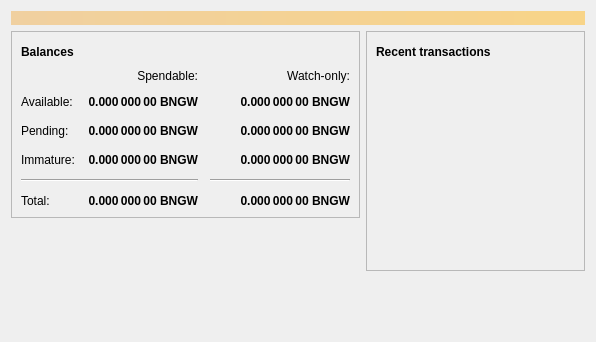
<?xml version="1.0" encoding="UTF-8"?>
<ui version="4.0">
 <class>OverviewPage</class>
 <widget class="QWidget" name="OverviewPage">
  <property name="geometry">
   <rect>
    <x>0</x>
    <y>0</y>
    <width>596</width>
    <height>342</height>
   </rect>
  </property>
  <property name="windowTitle">
   <string>Form</string>
  </property>
  <layout class="QVBoxLayout" name="topLayout">
   <item>
    <widget class="QLabel" name="labelAlerts">
     <property name="visible">
      <bool>false</bool>
     </property>
     <property name="styleSheet">
      <string notr="true">QLabel { background-color: qlineargradient(x1: 0, y1: 0, x2: 1, y2: 0, stop:0 #F0D0A0, stop:1 #F8D488); color:#000000; }</string>
     </property>
     <property name="wordWrap">
      <bool>true</bool>
     </property>
     <property name="margin">
      <number>3</number>
     </property>
     <property name="textInteractionFlags">
      <set>Qt::TextSelectableByMouse</set>
     </property>
    </widget>
   </item>
   <item>
    <layout class="QHBoxLayout" name="horizontalLayout" stretch="1,1">
     <item>
      <layout class="QVBoxLayout" name="verticalLayout_2">
       <item>
        <widget class="QFrame" name="frame">
         <property name="frameShape">
          <enum>QFrame::StyledPanel</enum>
         </property>
         <property name="frameShadow">
          <enum>QFrame::Raised</enum>
         </property>
         <layout class="QVBoxLayout" name="verticalLayout_4">
          <item>
           <layout class="QHBoxLayout" name="horizontalLayout_4">
            <item>
             <widget class="QLabel" name="label_5">
              <property name="font">
               <font>
                <weight>75</weight>
                <bold>true</bold>
               </font>
              </property>
              <property name="text">
               <string>Balances</string>
              </property>
             </widget>
            </item>
            <item>
             <widget class="QPushButton" name="labelWalletStatus">
              <property name="enabled">
               <bool>true</bool>
              </property>
              <property name="maximumSize">
               <size>
                <width>30</width>
                <height>16777215</height>
               </size>
              </property>
              <property name="toolTip">
               <string>The displayed information may be out of date. Your wallet automatically synchronizes with the BongWater network after a connection is established, but this process has not completed yet.</string>
              </property>
              <property name="text">
               <string/>
              </property>
              <property name="icon">
               <iconset resource="../bitcoin.qrc">
                <normaloff>:/icons/warning</normaloff>
                <disabledoff>:/icons/warning</disabledoff>:/icons/warning</iconset>
              </property>
              <property name="iconSize">
               <size>
                <width>24</width>
                <height>24</height>
               </size>
              </property>
              <property name="flat">
               <bool>true</bool>
              </property>
             </widget>
            </item>
            <item>
             <spacer name="horizontalSpacer_3">
              <property name="orientation">
               <enum>Qt::Horizontal</enum>
              </property>
              <property name="sizeHint" stdset="0">
               <size>
                <width>40</width>
                <height>20</height>
               </size>
              </property>
             </spacer>
            </item>
           </layout>
          </item>
          <item>
           <layout class="QGridLayout" name="gridLayout">
            <property name="spacing">
             <number>12</number>
            </property>
            <item row="2" column="2">
             <widget class="QLabel" name="labelWatchPending">
              <property name="font">
               <font>
                <weight>75</weight>
                <bold>true</bold>
               </font>
              </property>
              <property name="cursor">
               <cursorShape>IBeamCursor</cursorShape>
              </property>
              <property name="toolTip">
               <string>Unconfirmed transactions to watch-only addresses</string>
              </property>
              <property name="text">
               <string notr="true">0.000 000 00 BNGW</string>
              </property>
              <property name="alignment">
               <set>Qt::AlignRight|Qt::AlignTrailing|Qt::AlignVCenter</set>
              </property>
              <property name="textInteractionFlags">
               <set>Qt::LinksAccessibleByMouse|Qt::TextSelectableByKeyboard|Qt::TextSelectableByMouse</set>
              </property>
             </widget>
            </item>
            <item row="2" column="1">
             <widget class="QLabel" name="labelUnconfirmed">
              <property name="font">
               <font>
                <weight>75</weight>
                <bold>true</bold>
               </font>
              </property>
              <property name="cursor">
               <cursorShape>IBeamCursor</cursorShape>
              </property>
              <property name="toolTip">
               <string>Total of transactions that have yet to be confirmed, and do not yet count toward the spendable balance</string>
              </property>
              <property name="text">
               <string notr="true">0.000 000 00 BNGW</string>
              </property>
              <property name="alignment">
               <set>Qt::AlignRight|Qt::AlignTrailing|Qt::AlignVCenter</set>
              </property>
              <property name="textInteractionFlags">
               <set>Qt::LinksAccessibleByMouse|Qt::TextSelectableByKeyboard|Qt::TextSelectableByMouse</set>
              </property>
             </widget>
            </item>
            <item row="3" column="2">
             <widget class="QLabel" name="labelWatchImmature">
              <property name="font">
               <font>
                <weight>75</weight>
                <bold>true</bold>
               </font>
              </property>
              <property name="cursor">
               <cursorShape>IBeamCursor</cursorShape>
              </property>
              <property name="toolTip">
               <string>Mined balance in watch-only addresses that has not yet matured</string>
              </property>
              <property name="text">
               <string notr="true">0.000 000 00 BNGW</string>
              </property>
              <property name="alignment">
               <set>Qt::AlignRight|Qt::AlignTrailing|Qt::AlignVCenter</set>
              </property>
              <property name="textInteractionFlags">
               <set>Qt::LinksAccessibleByMouse|Qt::TextSelectableByKeyboard|Qt::TextSelectableByMouse</set>
              </property>
             </widget>
            </item>
            <item row="4" column="0" colspan="2">
             <widget class="Line" name="line">
              <property name="orientation">
               <enum>Qt::Horizontal</enum>
              </property>
             </widget>
            </item>
            <item row="4" column="2">
             <widget class="Line" name="lineWatchBalance">
              <property name="sizePolicy">
               <sizepolicy hsizetype="Preferred" vsizetype="Fixed">
                <horstretch>0</horstretch>
                <verstretch>0</verstretch>
               </sizepolicy>
              </property>
              <property name="minimumSize">
               <size>
                <width>140</width>
                <height>0</height>
               </size>
              </property>
              <property name="orientation">
               <enum>Qt::Horizontal</enum>
              </property>
             </widget>
            </item>
            <item row="5" column="0">
             <widget class="QLabel" name="labelTotalText">
              <property name="text">
               <string>Total:</string>
              </property>
             </widget>
            </item>
            <item row="3" column="1">
             <widget class="QLabel" name="labelImmature">
              <property name="font">
               <font>
                <weight>75</weight>
                <bold>true</bold>
               </font>
              </property>
              <property name="cursor">
               <cursorShape>IBeamCursor</cursorShape>
              </property>
              <property name="toolTip">
               <string>Mined balance that has not yet matured</string>
              </property>
              <property name="text">
               <string notr="true">0.000 000 00 BNGW</string>
              </property>
              <property name="alignment">
               <set>Qt::AlignRight|Qt::AlignTrailing|Qt::AlignVCenter</set>
              </property>
              <property name="textInteractionFlags">
               <set>Qt::LinksAccessibleByMouse|Qt::TextSelectableByKeyboard|Qt::TextSelectableByMouse</set>
              </property>
             </widget>
            </item>
            <item row="2" column="3">
             <spacer name="horizontalSpacer_2">
              <property name="orientation">
               <enum>Qt::Horizontal</enum>
              </property>
              <property name="sizeHint" stdset="0">
               <size>
                <width>40</width>
                <height>20</height>
               </size>
              </property>
             </spacer>
            </item>
            <item row="3" column="0">
             <widget class="QLabel" name="labelImmatureText">
              <property name="text">
               <string>Immature:</string>
              </property>
             </widget>
            </item>
            <item row="5" column="1">
             <widget class="QLabel" name="labelTotal">
              <property name="font">
               <font>
                <weight>75</weight>
                <bold>true</bold>
               </font>
              </property>
              <property name="cursor">
               <cursorShape>IBeamCursor</cursorShape>
              </property>
              <property name="toolTip">
               <string>Your current total balance</string>
              </property>
              <property name="text">
               <string notr="true">0.000 000 00 BNGW</string>
              </property>
              <property name="alignment">
               <set>Qt::AlignRight|Qt::AlignTrailing|Qt::AlignVCenter</set>
              </property>
              <property name="textInteractionFlags">
               <set>Qt::LinksAccessibleByMouse|Qt::TextSelectableByKeyboard|Qt::TextSelectableByMouse</set>
              </property>
             </widget>
            </item>
            <item row="5" column="2">
             <widget class="QLabel" name="labelWatchTotal">
              <property name="font">
               <font>
                <weight>75</weight>
                <bold>true</bold>
               </font>
              </property>
              <property name="cursor">
               <cursorShape>IBeamCursor</cursorShape>
              </property>
              <property name="toolTip">
               <string>Current total balance in watch-only addresses</string>
              </property>
              <property name="text">
               <string notr="true">0.000 000 00 BNGW</string>
              </property>
              <property name="alignment">
               <set>Qt::AlignRight|Qt::AlignTrailing|Qt::AlignVCenter</set>
              </property>
              <property name="textInteractionFlags">
               <set>Qt::LinksAccessibleByMouse|Qt::TextSelectableByKeyboard|Qt::TextSelectableByMouse</set>
              </property>
             </widget>
            </item>
            <item row="0" column="2">
             <widget class="QLabel" name="labelWatchonly">
              <property name="text">
               <string>Watch-only:</string>
              </property>
              <property name="alignment">
               <set>Qt::AlignRight|Qt::AlignTrailing|Qt::AlignVCenter</set>
              </property>
             </widget>
            </item>
            <item row="1" column="0">
             <widget class="QLabel" name="labelBalanceText">
              <property name="text">
               <string>Available:</string>
              </property>
             </widget>
            </item>
            <item row="1" column="1">
             <widget class="QLabel" name="labelBalance">
              <property name="font">
               <font>
                <weight>75</weight>
                <bold>true</bold>
               </font>
              </property>
              <property name="cursor">
               <cursorShape>IBeamCursor</cursorShape>
              </property>
              <property name="toolTip">
               <string>Your current spendable balance</string>
              </property>
              <property name="text">
               <string notr="true">0.000 000 00 BNGW</string>
              </property>
              <property name="alignment">
               <set>Qt::AlignRight|Qt::AlignTrailing|Qt::AlignVCenter</set>
              </property>
              <property name="textInteractionFlags">
               <set>Qt::LinksAccessibleByMouse|Qt::TextSelectableByKeyboard|Qt::TextSelectableByMouse</set>
              </property>
             </widget>
            </item>
            <item row="1" column="2">
             <widget class="QLabel" name="labelWatchAvailable">
              <property name="font">
               <font>
                <weight>75</weight>
                <bold>true</bold>
               </font>
              </property>
              <property name="cursor">
               <cursorShape>IBeamCursor</cursorShape>
              </property>
              <property name="toolTip">
               <string>Your current balance in watch-only addresses</string>
              </property>
              <property name="text">
               <string notr="true">0.000 000 00 BNGW</string>
              </property>
              <property name="alignment">
               <set>Qt::AlignRight|Qt::AlignTrailing|Qt::AlignVCenter</set>
              </property>
              <property name="textInteractionFlags">
               <set>Qt::LinksAccessibleByMouse|Qt::TextSelectableByKeyboard|Qt::TextSelectableByMouse</set>
              </property>
             </widget>
            </item>
            <item row="2" column="0">
             <widget class="QLabel" name="labelPendingText">
              <property name="text">
               <string>Pending:</string>
              </property>
             </widget>
            </item>
            <item row="0" column="1">
             <widget class="QLabel" name="labelSpendable">
              <property name="text">
               <string>Spendable:</string>
              </property>
              <property name="alignment">
               <set>Qt::AlignRight|Qt::AlignTrailing|Qt::AlignVCenter</set>
              </property>
             </widget>
            </item>
           </layout>
          </item>
         </layout>
        </widget>
       </item>
       <item>
        <spacer name="verticalSpacer">
         <property name="orientation">
          <enum>Qt::Vertical</enum>
         </property>
         <property name="sizeHint" stdset="0">
          <size>
           <width>20</width>
           <height>40</height>
          </size>
         </property>
        </spacer>
       </item>
      </layout>
     </item>
     <item>
      <layout class="QVBoxLayout" name="verticalLayout_3">
       <item>
        <widget class="QFrame" name="frame_2">
         <property name="frameShape">
          <enum>QFrame::StyledPanel</enum>
         </property>
         <property name="frameShadow">
          <enum>QFrame::Raised</enum>
         </property>
         <layout class="QVBoxLayout" name="verticalLayout">
          <item>
           <layout class="QHBoxLayout" name="horizontalLayout_2">
            <item>
             <widget class="QLabel" name="label_4">
              <property name="font">
               <font>
                <weight>75</weight>
                <bold>true</bold>
               </font>
              </property>
              <property name="text">
               <string>Recent transactions</string>
              </property>
             </widget>
            </item>
            <item>
             <widget class="QPushButton" name="labelTransactionsStatus">
              <property name="enabled">
               <bool>true</bool>
              </property>
              <property name="maximumSize">
               <size>
                <width>30</width>
                <height>16777215</height>
               </size>
              </property>
              <property name="toolTip">
               <string>The displayed information may be out of date. Your wallet automatically synchronizes with the BongWater network after a connection is established, but this process has not completed yet.</string>
              </property>
              <property name="text">
               <string/>
              </property>
              <property name="icon">
               <iconset resource="../bitcoin.qrc">
                <normaloff>:/icons/warning</normaloff>
                <disabledoff>:/icons/warning</disabledoff>:/icons/warning</iconset>
              </property>
              <property name="iconSize">
               <size>
                <width>24</width>
                <height>24</height>
               </size>
              </property>
              <property name="flat">
               <bool>true</bool>
              </property>
             </widget>
            </item>
            <item>
             <spacer name="horizontalSpacer">
              <property name="orientation">
               <enum>Qt::Horizontal</enum>
              </property>
              <property name="sizeHint" stdset="0">
               <size>
                <width>40</width>
                <height>20</height>
               </size>
              </property>
             </spacer>
            </item>
           </layout>
          </item>
          <item>
           <widget class="QListView" name="listTransactions">
            <property name="styleSheet">
             <string notr="true">QListView { background: transparent; }</string>
            </property>
            <property name="frameShape">
             <enum>QFrame::NoFrame</enum>
            </property>
            <property name="verticalScrollBarPolicy">
             <enum>Qt::ScrollBarAlwaysOff</enum>
            </property>
            <property name="horizontalScrollBarPolicy">
             <enum>Qt::ScrollBarAlwaysOff</enum>
            </property>
            <property name="selectionMode">
             <enum>QAbstractItemView::NoSelection</enum>
            </property>
           </widget>
          </item>
         </layout>
        </widget>
       </item>
       <item>
        <spacer name="verticalSpacer_2">
         <property name="orientation">
          <enum>Qt::Vertical</enum>
         </property>
         <property name="sizeHint" stdset="0">
          <size>
           <width>20</width>
           <height>40</height>
          </size>
         </property>
        </spacer>
       </item>
      </layout>
     </item>
    </layout>
   </item>
  </layout>
 </widget>
 <resources/>
 <connections/>
</ui>
